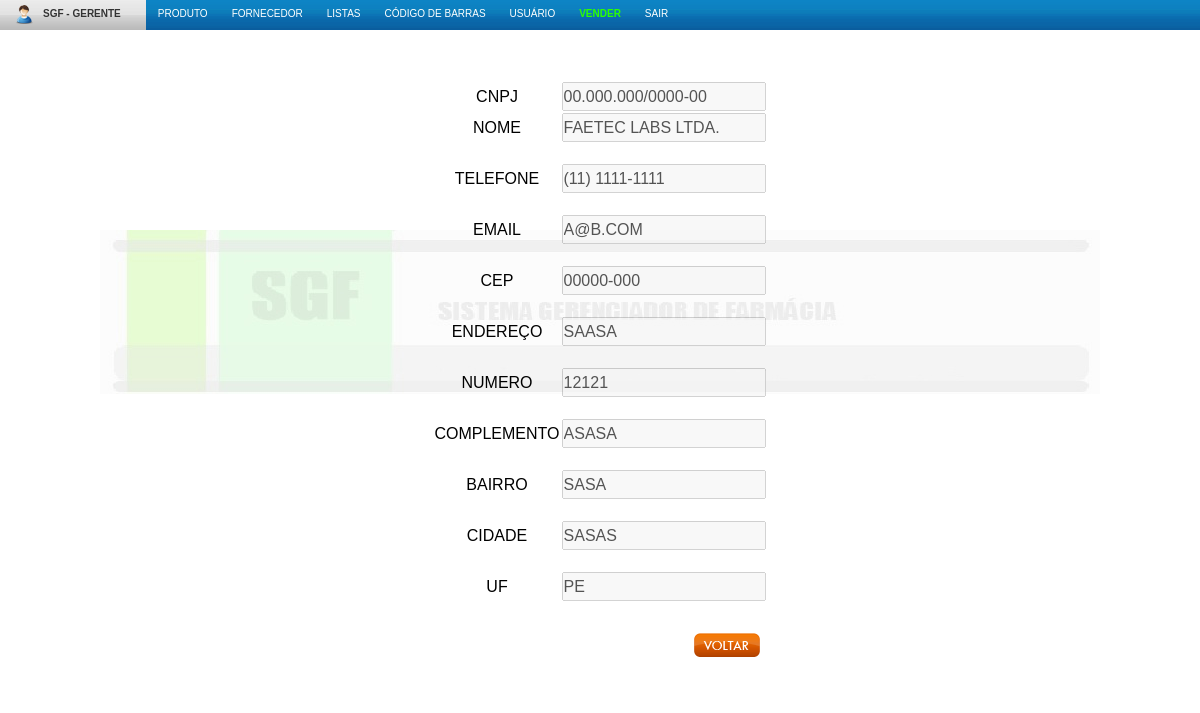
Screenshot of /main/verFornecedor.php?fornecedor=4 (signed in) with the database file from the repository.
### tables this page shows
CREATE TABLE IF NOT EXISTS `fornecedor` (
  `idfornecedor` int(11) NOT NULL AUTO_INCREMENT,
  `cnpj` varchar(18) NOT NULL,
  `nome` varchar(100) NOT NULL,
  `telefone` varchar(20) NOT NULL,
  `email` varchar(100) NOT NULL,
  `cep` varchar(9) NOT NULL,
  `endereco` varchar(255) NOT NULL,
  `numero` int(11) NOT NULL,
  `complemento` varchar(50) NOT NULL,
  `bairro` varchar(100) NOT NULL,
  `cidade` varchar(100) NOT NULL,
  `uf` tinyint(2) NOT NULL,
  PRIMARY KEY (`idfornecedor`)
);

CREATE TABLE IF NOT EXISTS `uf` (
  `idUF` tinyint(2) NOT NULL AUTO_INCREMENT,
  `sigla` varchar(2) NOT NULL,
  PRIMARY KEY (`idUF`)
);

### class/Fornecedor.class.php (called while the page is built, shortened)
<?php
class Fornecedor {
    public static function verfornecedor($id) {
        $query = "SELECT * FROM fornecedor WHERE idfornecedor='$id'";
        $res = mysql_query($query);
        $obj = mysql_fetch_object($res);
        return $obj;
	}
}
?>

### class/Uf.class.php (called while the page is built, shortened)
<?php
class Uf {
    public static function ufId($id) {
        $query = "SELECT * FROM uf WHERE idUF='$id'";
        $res = mysql_query($query);
        $obj = mysql_fetch_object($res);
        return $obj;
    }
}
?>

### main/verFornecedor.php (the view, shortened to what this page needs)
<?php
include 'topo.php';
$idfornecedor = $_GET['fornecedor'];
$editar = Fornecedor::verfornecedor($idfornecedor);
$uf = Uf::ufId($editar->uf);
?>
<table class="tbl_cadProduto">
        <tr>
		<td>cnpj</td>
		<td><input type="text" name="cnpj" value="<?php echo $editar->cnpj ?>" disabled /></td>
	</tr>
	<tr>
		<td>nome</td>
		<td><input type="text" name="nome" value="<?php echo $editar->nome ?>" disabled /></td>
	</tr>
        <tr>
		<td colspan=2>&nbsp;</td>
	</tr>
        <tr>
		<td>telefone</td>
		<td><input type="text" name="telefone" value="<?php echo $editar->telefone ?>" disabled /></td>
	</tr>
        <tr>
		<td colspan=2>&nbsp;</td>
	</tr>
        <tr>
		<td>email</td>
		<td><input type="text" name="email" value="<?php echo $editar->email ?>" disabled /></td>
	</tr>
	<tr>
		<td colspan=2>&nbsp;</td>
	</tr>
	<tr>
		<td>cep</td>
		<td><input type="text" name="cep" value="<?php echo $editar->cep ?>" disabled /></td>
	</tr>
	<tr>
		<td colspan=2>&nbsp;</td>
	</tr>
	<tr>
		<td>endere&ccedil;o</td>
		<td><input type="text" name="endereco" value="<?php echo $editar->endereco ?>" disabled /></td>
	</tr>
	<tr>
		<td colspan=2>&nbsp;</td>
	</tr>
	<tr>
		<td>numero</td>
		<td><input type="text" name="numero" value="<?php echo $editar->numero ?>" disabled /></td>
	</tr>
	<tr>
		<td colspan=2>&nbsp;</td>
	</tr>
	<tr>
		<td>complemento</td>
		<td><input type="text" name="complemento" value="<?php echo $editar->complemento ?>" disabled /></td>
	</tr>
	<tr>
		<td colspan=2>&nbsp;</td>
	</tr>
	<tr>
		<td>bairro</td>
		<td><input type="text" name="bairro" value="<?php echo $editar->bairro ?>" disabled /></td>
	</tr>
	<tr>
		<td colspan=2>&nbsp;</td>
	</tr>
	<tr>
		<td>cidade</td>
		<td><input type="text" name="cidade" value="<?php echo $editar->cidade ?>" disabled /></td>
	</tr>
	<tr>
		<td colspan=2>&nbsp;</td>
	</tr>
	<tr>
		<td>uf</td>
		<td><input type="text" name="uf" value="<?php echo $uf->sigla ?>" disabled /></td>
	</tr>
	<tr>
		<td colspan=2>&nbsp;</td>
	</tr>
	<tr>
		<td colspan="2" align="right">
			<input type="button" class="bt_voltar" onclick="javascript: window.location='listarFornecedores.php';" value="Voltar" />
		</td>
	</tr>
</table>

### css/estilo.css (style rules this page uses)
body { text-align:center; margin:0; font: normal 16px tahoma, Arial, Helvetica, sans-serif; text-transform: uppercase; }
table { margin: 0 auto; }
.tbl_cadProduto ,.tbl_altProduto, .tbl_entradaProd, .tbl_venda, .tbl_listaProd, .tbl_estoque { margin-top: 50px; }
input { height: 25px; }
input, textarea, select { text-transform: uppercase; width:200px; }
.bt_voltar { background: url('../imagens/layout/bt_voltar.png') no-repeat; width: 66px; }
.bt_buscar, .bt_entrar, .bt_enviar, .bt_fechar, .bt_gerar, .bt_entrar, .bt_gravar, .bt_imprimir, .bt_iniciar, .bt_limpar, .bt_salvar, .bt_voltar, .bt_zerar { background-position:0px -24px; height: 24px; padding: 0; margin: 10px 6px 0 0; text-indent: -9999px; border: 0; cursor: pointer; }

### css/menu.css (style rules this page uses)
* { margin: 0; padding: 0; font-size: 100%; }

### rows the page displays
fornecedor: cnpj "00.000.000/0000-00", nome "FAETEC Labs Ltda.", telefone "(11) 1111-1111", email "a@b.com", cep "00000-000", endereco "saasa", numero "12121", complemento "asasa", bairro "sasa", cidade "sasas"
uf: uf "PE"

### other values shown
$_SESSION['usuario']['nome'] "GERENTE"
